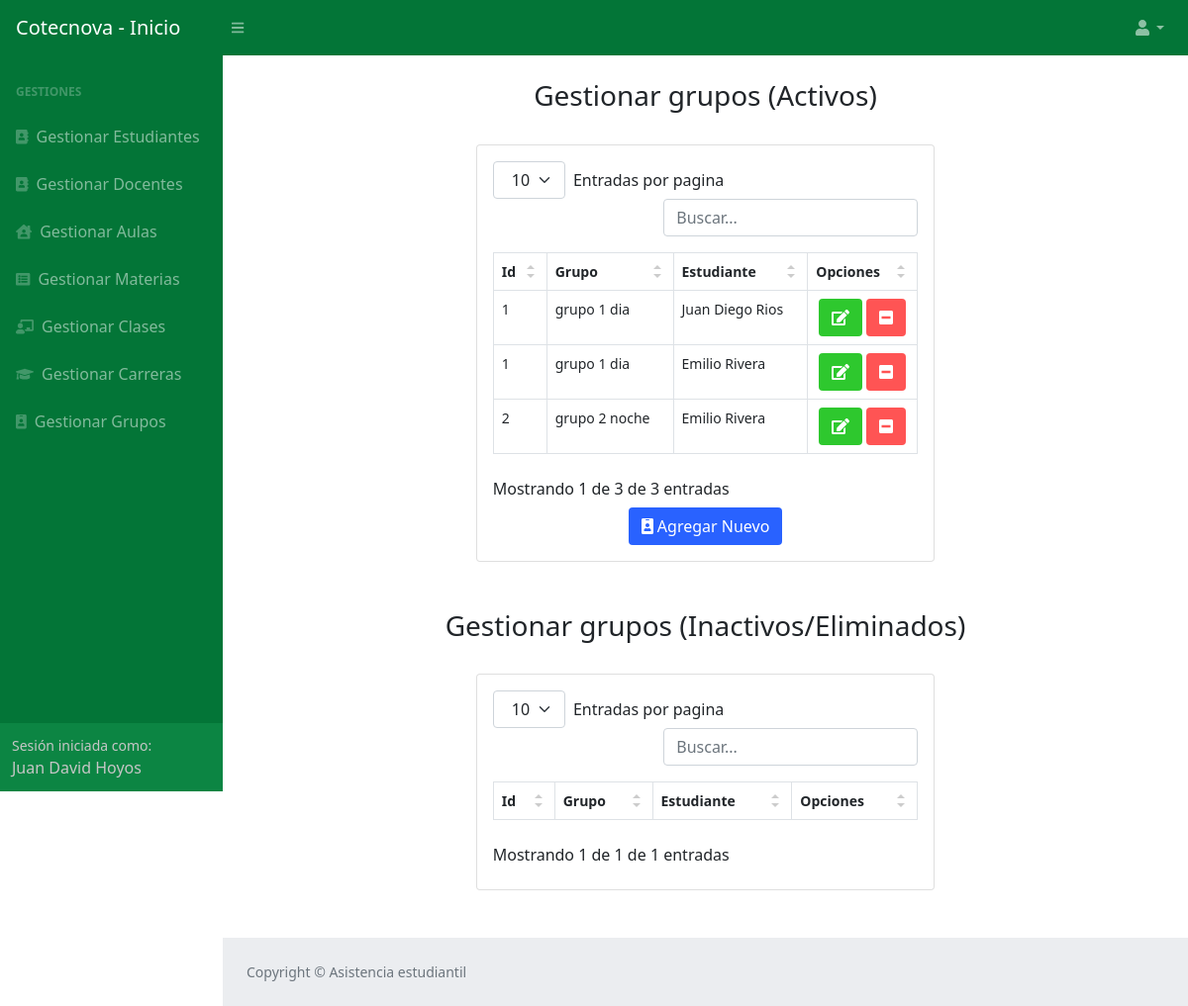
The page /gestion_grupo.php (signed in) on the database its author committed.
### tables this page shows
CREATE TABLE `grupo` (
  `id_grupo` int(11) NOT NULL COMMENT 'Id del grupo',
  `nombre` varchar(45) NOT NULL COMMENT 'Nombre del grupo',
  `Estudiante_id_estudiante` int(11) NOT NULL COMMENT 'Id del estudiante',
  `estado` int(11) NOT NULL COMMENT 'Activo o inactivo'
);

CREATE TABLE `estudiante` (
  `id_estudiante` int(11) NOT NULL COMMENT 'Identificador del estudiante',
  `documento` varchar(45) NOT NULL COMMENT 'Documento del estudiante',
  `nombres` varchar(45) NOT NULL COMMENT 'Nombres del estudiante',
  `apellidos` varchar(45) NOT NULL COMMENT 'Apellidos del estudiante',
  `jornada` varchar(45) NOT NULL COMMENT 'Jornada del estudiante',
  `semestre` varchar(45) NOT NULL COMMENT 'Semestre en el que se encuentra',
  `clave` varchar(45) NOT NULL COMMENT 'Clave del estudiante',
  `correo` varchar(255) NOT NULL COMMENT 'Correo el estudiante',
  `estado` int(11) NOT NULL COMMENT 'Activo o inactivo',
  `Carrera_id_carrera` int(11) NOT NULL COMMENT 'Id de la carrera que cursa',
  `tipo_usuario_id_tipo_usuario` int(11) NOT NULL COMMENT 'Id del tipo de usuario'
);

### Modelo/MySQL.php (called while the page is built, shortened)
<?php
class MySQL{
    private $hostname  = "localhost";
    private $user = "root";
    private $password = "";
    private $database = "asistencia";
    private $conexion;
    public function conectar(){
        $this->conexion = mysqli_connect($this->hostname, $this->user, $this->password, $this->database);
    }
    public function efectuarConsulta($consulta){
        mysqli_query($this->conexion, "SET lc_time_names = 'es_ES'" );
        mysqli_query($this->conexion, "SET NAMES 'utf8'");
        mysqli_query($this->conexion, "SET CHARACTER 'utf8'");
       $this->resultadoConsulta = mysqli_query($this->conexion, $consulta);
        return $this->resultadoConsulta;
    }
}

### gestion_grupo.php (the view, shortened to what this page needs)
<!DOCTYPE html>
<html lang="en">
<head>
    <link href="css/style2.css" rel="stylesheet" />
    <link href="css/styles.css" rel="stylesheet" />
</head>
<body class="sb-nav-fixed">
    <div id="container">
        <?php
        if (isset($_SESSION['tipousuario'])) {
            include("header_index.php");
        ?>
    </div>
    <?php
            require_once 'Modelo/MySQL.php';
            $mysql = new MySQL;
            $mysql->conectar();
            if (isset($_SESSION['idAdministrador'])) {
                $MostrarDatos = $mysql->efectuarConsulta("SELECT asistencia.grupo.id_grupo, asistencia.grupo.nombre, asistencia.estudiante.apellidos, asistencia.estudiante.nombres from grupo join estudiante on estudiante.id_estudiante = grupo.Estudiante_id_estudiante where asistencia.grupo.estado = 1");
            }
            if ($_SESSION['tipousuario'] == 3) {
    ?>
        <div id="layoutSidenav">
            <div id="layoutSidenav_content">
            <main>
                <div class="container-fluid px-4">
                <br>
                <center>
                    <h3>Gestionar grupos (Activos)</h3>
                    <br>
                </center>
                    <div class="row">
                        <center>
                        <div class="card mb-10 col-md-6 col-md-offset-3">
                            <div class="card-body">
                                    <table id="datatablesSimple">
                                        <thead>
                                            <tr>
                                            <th>Id</th>
                                            <th>Grupo</th>
                                            <th>Estudiante</th>
                                            <th>Opciones</th>
                                            </tr>
                                        </thead>
                                        <tbody>
                                        <tr>
                                            <?php
                                            while ($valores1 = mysqli_fetch_assoc($MostrarDatos)) {
                                            $id_grupo = $valores1 ['id_grupo'];
                                            ?>
                                            <td><?php echo $valores1['id_grupo'] ?></td>
                                            <td><?php echo $valores1['nombre'] ?></td>
                                            <td><?php echo $valores1['nombres']." ".$valores1['apellidos'] ?></td>
                                            <td>
                                                <div class="text-center">
                                                <a class="btn" style="background-color: #2EC82E;color: white" href='update_grupos2.php?id_grupo=<?php echo $id_grupo; ?>' role="button"><i class="fas fa-edit"></i></a>
                                                <a class="btn" style="background-color: #FF5454;color: white" href='Controlador/delete_grupos.php?id_grupo=<?php echo $id_grupo; ?>' role="button"><i class="fas fa-minus-square"></i></a>
                                                </div>
                                            </td>
                                        </tr>
                                        <?php
                                            }
                                        ?>
                                        </tbody>
                                    </table>
                                    <a class="btn" style="background-color: #2962FF;color: white" href="registro_grupo.php" role="button"><i class="fas fa-id-badge"></i> Agregar Nuevo</a>
                                </div>
                            </center>
                        </div>
                        <br><br>
                        <center>
                            <h3>Gestionar grupos (Inactivos/Eliminados)</h3>
                            <br>
                        </center>
                        <div class="row">
                            <center>
                            <div class="card mb-10 col-md-6 col-md-offset-3">
                            <div class="card-body">
                                    <table id="datatablesSimple2">
                                        <thead>
                                            <tr>
                                            <th>Id</th>
                                            <th>Grupo</th>
                                            <th>Estudiante</th>
                                            <th>Opciones</th>
                                            </tr>
                                        </thead>
                                    </table>
                                </div>
                            </center>
                        </div>
                        <br><br>
                    </div>
                </main>
                <footer class="py-4 bg-light mt-auto">
                    <div class="container-fluid px-4">
                        <div class="d-flex align-items-center justify-content-between small">
                            <div class="text-muted">Copyright &copy; Asistencia estudiantil</div>
                        </div>
                    </div>
                </footer>
            </div>
        </div>
    <?php
            }
    ?>
<?php
        } else {
            header("refresh:0;url=login.php");
        }
?>
</body>
</html>

### css/style2.css (style rules this page uses)
.dataTable-table { max-width: 100%; width: 100%; border-spacing: 0; border-collapse: separate; }
.dataTable-table > tbody > tr > td, .dataTable-table > tbody > tr > th, .dataTable-table > tfoot > tr > td, .dataTable-table > tfoot > tr > th, .dataTable-table > thead > tr > td, .dataTable-table > thead > tr > th { vertical-align: top; padding: 8px 10px; }
.dataTable-table > thead > tr > th { vertical-align: bottom; text-align: left; border-bottom: 1px solid #d9d9d9; }
.dataTable-table th { vertical-align: bottom; text-align: left; }

### rows shown on the page
grupo: id_grupo "1", nombre "grupo 1 dia", estudiante.nombres "Juan Diego", estudiante.apellidos "Rios"
grupo: id_grupo "1", nombre "grupo 1 dia", estudiante.nombres "Emilio", estudiante.apellidos "Rivera"
grupo: id_grupo "2", nombre "grupo 2 noche", estudiante.nombres "Emilio", estudiante.apellidos "Rivera"

### other values the page prints
$_SESSION['nombre'] "Juan David"
$_SESSION['apellido'] "Hoyos"
